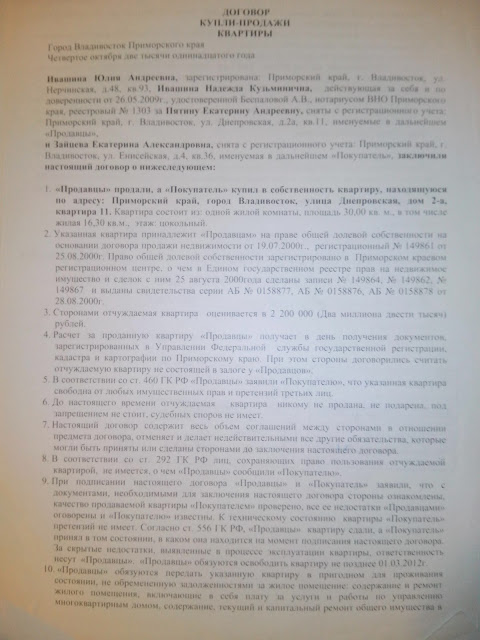
#> input picture Text.jpg, 480 x 640 px
$ python assignment1_D16123580.py   (older library calls are emulated)
#> lines starting #> are read from the running program, lines starting #| are printed output that depends on the picture; after the words box and inside, x2 and y2 are one past the last pixel; in counts of white or black regions, pixels touching at a corner belong together
'''
- Clean the image to obtain a more usable document (Lighting correction) -

Victor Gonzalez - D16123580 - DT228

The human eye like contrast in images. Bright regions should be really bright and dark should be really dark. To achieve this in this assignment I have used histogram equalisation.
Histogram equalisation (equalizeHist) takes the values that are very low in the original picture and strech them out to range from 0 to 255.
This way the new image is using all the available values and will have a better contrast.

By applying histogram equalisation directly on the channels of color images (RGB) I didn't obtain better results.
Therefore, I coverted the color space of the image into YUV which separates the intensity value from the color components.
I have equalised the Y channel and converted back to RGB. This makes the picture have a much better contrast and doesn't disturb the color of the image.

However, I came across CLAHE (Contrast Limited Adaptive Histogram Equalization)
This method gives better results than applying histogram equalization on the Y channel.
CLAHE divides the image into small blocks 8x8 which are equalised as usual using equalizeHist. I tested this method using different values for the clipLimit variable. 2.5 is the value that work best for the image.
As a resut of this method I have obtained a more usuable document and I have chosen this way over equalising the intensity channel of the image.

The resulting image is converted to the grey color space to apply futher methods.
I have used Adaptive Thresholding for masking the image. This method takes region by region and classifies pixels in black and white.
This method provides changes in illumination and the contrast of the image is improved. I used Gaussian thresholding which removes the right bottom part of the image.
The text is now more legible and allows me to proceed to cropping out the desired region of text.

For the second part of this assignment I created a function that crops out the region of text automatically.
I used the canny edge detection to find all the areas of text.
The dilation method makes all the edges merge together into one big white area that covers all the text. This is the area of text I am interested to isolate.
I also used the contours method to find the borders of the white area. This variables (width and height) were used to crop the image obatained after applying Clahe.
Finally, the new image is displayed to the user beside the original one.

This script has been tested with the given Text.jgp and similar images found on the internet. It successfully work and isolates the text in similar images.

References:

    - Histogram equalisation of RGB Images:
        https://prateekvjoshi.com/2013/11/22/histogram-equalization-of-rgb-images/?fbclid=IwAR2EigPD-DYdAAbZJhZKnqlWrlpcsaqrvhS_1c60wJOu5KwPwKI7x3aaYRE
    - CLAHE
        Understanding different algorithms for histogram equalization:
        https://docs.opencv.org/3.1.0/d5/daf/tutorial_py_histogram_equalization.html
    - Canny Edge detection
        https://opencv-python-tutroals.readthedocs.io/en/latest/py_tutorials/py_imgproc/py_canny/py_canny.html
    - Detecting text region in images
        I learned how to apply canny, dilation and contours applied to the segmentation lecture that was explained in class.
        https://www.danvk.org/2015/01/07/finding-blocks-of-text-in-an-image-using-python-opencv-and-numpy.html
    - OpenCV documentation
        I refer to the actual opencv documentation to understand every method used in this assignment
        https://docs.opencv.org/3.1.0/
'''
# import the necessary packages:
import cv2
import numpy as np
import easygui
from matplotlib import pyplot as plt
from matplotlib import image as image

# Opening an image using a File Open dialog:
#f = easygui.fileopenbox()
#Opening an image
I = cv2.imread("Text.jpg")
#> I is the input picture: shape (640, 480, 3); mean B, G, R 169.2, 171.5, 175.5

#The following code extracts the Y channel, apply the histm equalization and convert it back to RGB
'''
YUV= cv2.cvtColor(I,cv2.COLOR_BGR2YUV)
YUV[:,:,0]=cv2.equalizeHist(YUV[:,:,0])

# convert the YUV image back to RGB format
img_output = cv2.cvtColor(YUV, cv2.COLOR_YUV2BGR)
'''

RGB = cv2.cvtColor(I, cv2.COLOR_BGR2RGB)#convert to RGB
R,G,B = cv2.split(RGB)
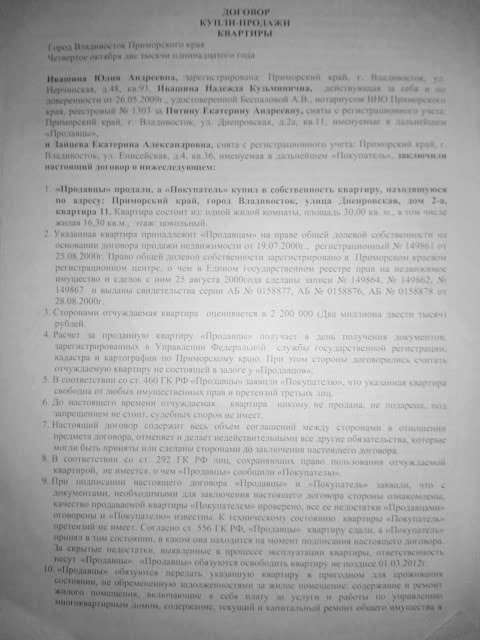
#> B: shape (640, 480); min 45, max 236, mean 169.2

#Create a CLAHE object: The image is divided into small block 8x8 which they are equalized as usual.
clahe = cv2.createCLAHE(clipLimit=2.5, tileGridSize=(8,8))
#Applying this method to each channel of the color image
output_2R = clahe.apply(R)
output_2G = clahe.apply(G)
output_2B = clahe.apply(B)
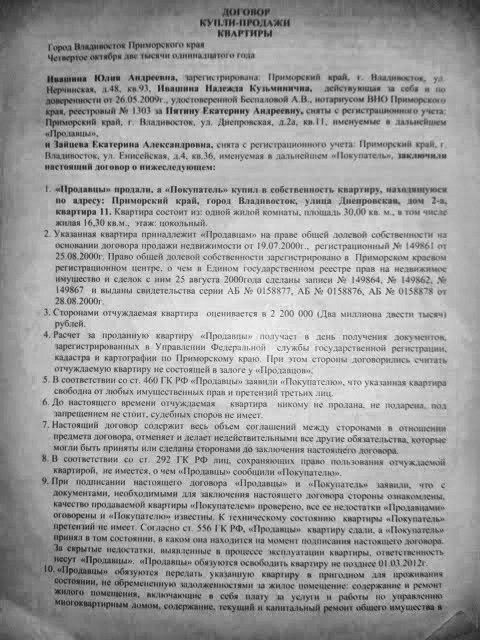
#> output_2B: shape (640, 480); min 24, max 244, mean 161.6

#mergin each channel back to one
img_output = cv2.merge((output_2R,output_2G,output_2B))
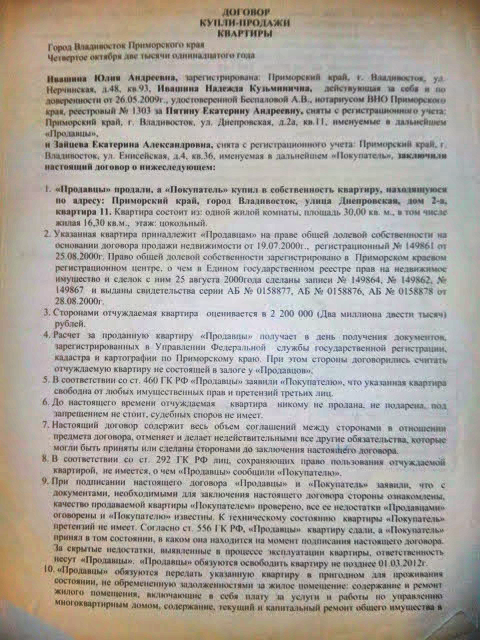
#> img_output: shape (640, 480, 3); mean R, G, B 173.5, 168.4, 161.6
#coverting image from RGB to Grayscale
eq=cv2.cvtColor(img_output,cv2.COLOR_BGR2GRAY)
#Using image thresholding to classify pixels as dark or light
#This method provides changes in illumination and the contrast of the image is improved.
gauss = cv2.adaptiveThreshold(eq, 255, cv2.ADAPTIVE_THRESH_GAUSSIAN_C, cv2.THRESH_BINARY, 17, 45)
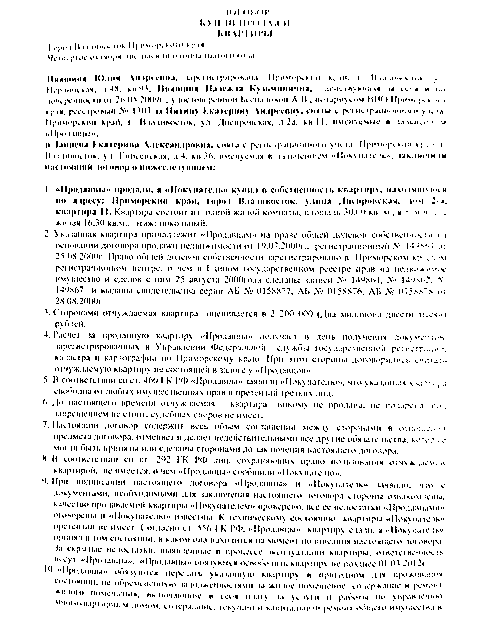
#> gauss: shape (640, 480); 92.7% white; black in thin lines or dots, all inside (x1, y1, x2, y2) = (42, 9, 447, 613)

def cropText(img,clear_image):
    edges = cv2.Canny(img,100,200)#canny edge detection
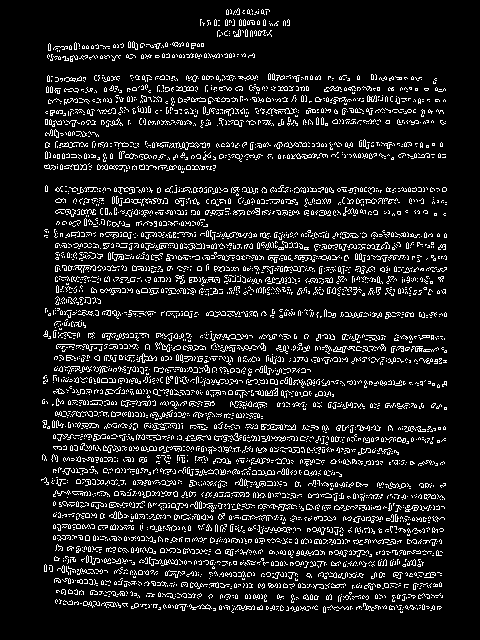
#> edges: shape (640, 480); 10.6% white in thin lines or dots, all inside (x1, y1, x2, y2) = (41, 8, 447, 613)
    kernel = cv2.getStructuringElement(cv2.MORPH_CROSS, (3,3))  # Define the area of focus around each pixel
    dilation = cv2.dilate(edges, kernel, iterations=9)  # dilate merge all edges into one big group
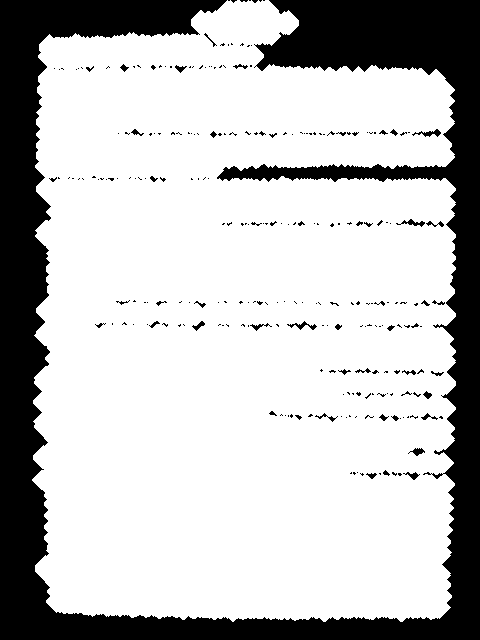
#> dilation: shape (640, 480); 74.8% white; 249 black regions (206 under 20 px)
    _, contours, hierarchy = cv2.findContours(dilation, cv2.RETR_EXTERNAL, cv2.CHAIN_APPROX_NONE)  # This method returns 3 variables for getting contours
#> contours = 1 contour; box (x1, y1, x2, y2) and area: (32, 0, 456, 622) 231061
    for contour in contours:
            # get sizes of the rectangle return by the contours
            [x, y, w, h] = cv2.boundingRect(contour)
            #cropping image from the best contrast image obtained
            cropped = clear_image[y :y +  h , x : x + w]
#> this loop made 1 pass
#> (x, y, w, h) on pass 1: (32, 0, 424, 622)
#> pass 1, in cropText, `cropped = clear_image[y :y +  h , x : x + w]`:
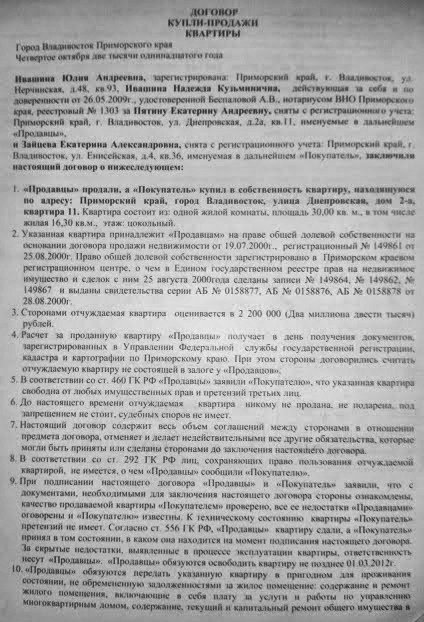
#> cropped: shape (622, 424); min 33, max 238, mean 169.7

    #Displaying images on screen outside of foor loop.
    cv2.imshow("original" , I)
    cv2.imshow("cropped" , cropped)
    cv2.imshow("equalised",eq)
    cv2.imshow("Gaussian",gauss)
    cv2.imshow("Edges",edges)
    key = cv2.waitKey(0)
#> (key Esc is pressed here)


#function call
cropText(gauss,eq)

'''
#Ploting the original image beside its histogram allows me to see the differences between the orginal image and the equalised image.
plt.figure()
plt.subplot(2,2,1) #there will be 2 rows, 2 columns of plots, we will plot this first one in location 1
plt.imshow(I)

grey = cv2.cvtColor(I,cv2.COLOR_BGR2GRAY)
Values = grey.ravel()#unravelled from matrix form to a 1D
plt.subplot(2,2,2)#location 2
plt.hist(Values,bins=256,range=[0,256]);

H = cv2.equalizeHist(eq)
plt.subplot(2,2,3)#location 3
plt.imshow(H, cmap='gray')

G= H.ravel()
plt.subplot(2,2,4)#location 4
plt.hist(G,bins=256,range=[0,256]);
plt.show()
'''

$ run again, with cleaned.png saved as Text.jpg
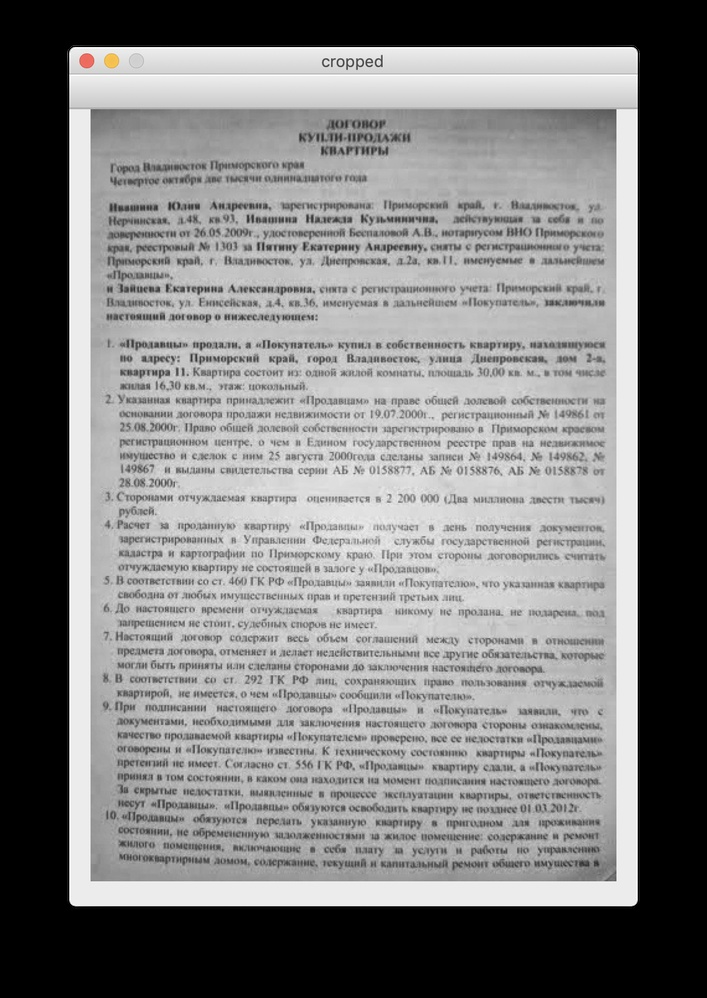
#> input picture cleaned.png, 707 x 998 px, shrunk from 1140 x 1608 before the run
#> I is the input picture: shape (998, 707, 3); mean B, G, R 124.5, 124.5, 124.6
#> `gauss = cv2.adaptiveThreshold(eq, 255, cv2.ADAPTIVE_THRESH_GAUSSIAN_C,..`:
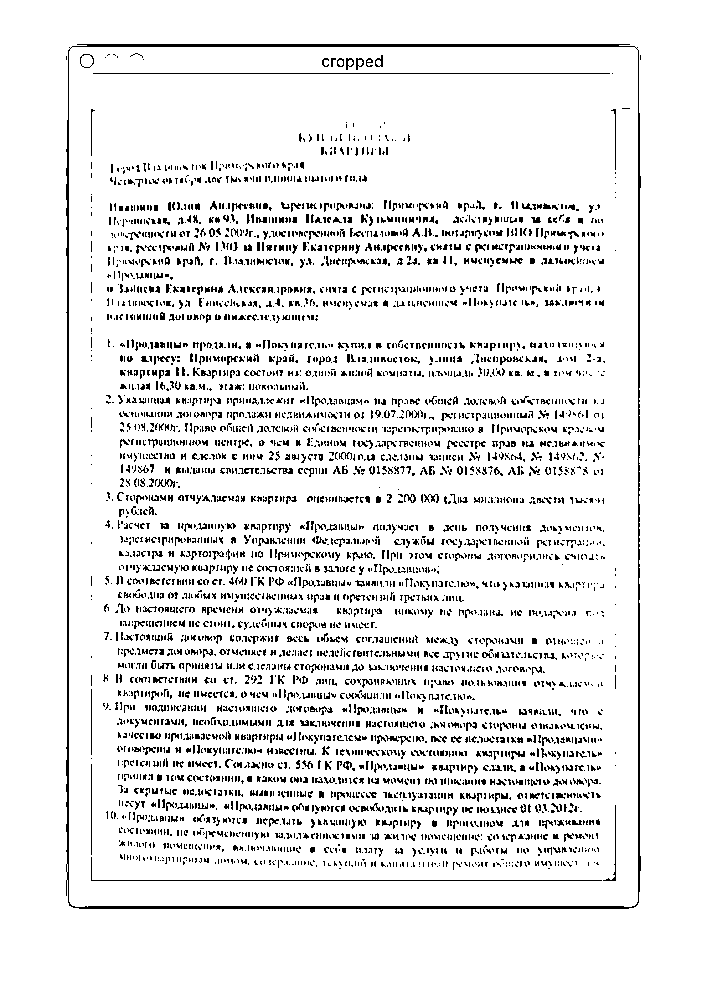
#> gauss: shape (998, 707); 91.4% white; black in thin lines or dots, all inside (x1, y1, x2, y2) = (66, 44, 641, 909)
#> edges: shape (998, 707); 7.6% white in thin lines or dots, all inside (x1, y1, x2, y2) = (65, 43, 642, 909)
#> dilation: shape (998, 707); 61.5% white; 46 black regions (23 under 20 px)
#> contours = 1 contour; box (x1, y1, x2, y2) and area: (56, 34, 651, 918) 520204
#> the loop in cropText, `for contour in contours:` made 1 pass
#> (x, y, w, h) on pass 1: (56, 34, 595, 884)
#> pass 1, in cropText, `cropped = clear_image[y :y +  h , x : x + w]`:
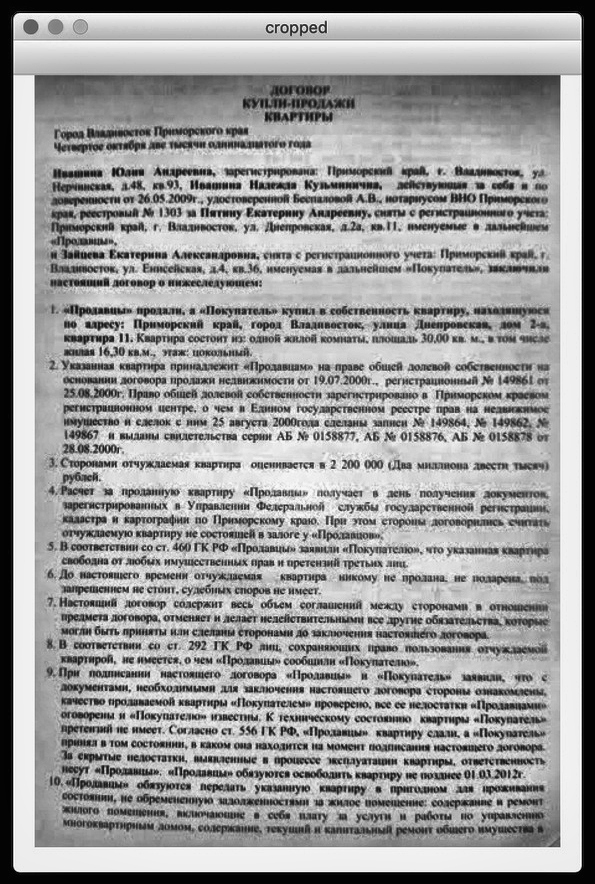
#> cropped: shape (884, 595); min 2, max 255, mean 155.3
